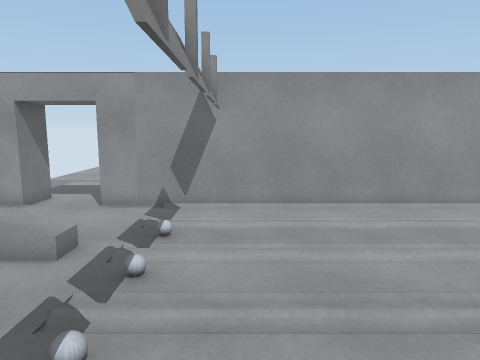
View 1 (above)

15 first-person views from a walk through a 3-D level made in the Unity game engine. The camera is 1.4 m above the floor, tilts 8° down and sees 70° across. The floor is counted in squares, 0.5 m on a side. Each view is taken from the middle of a square. On the plan, view 1 faces up. The plan holds only what a view shows up to about 20 squares ahead; the rest is blank. The place goes on beyond the plan. The player is left out. Door leaves are left out, so doorways stand open.

View 2
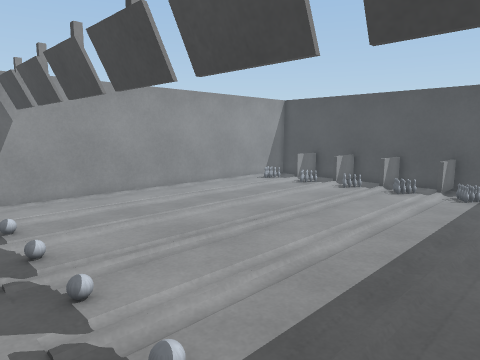

View 3
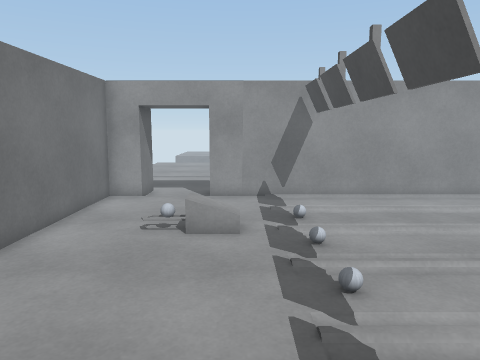

View 4
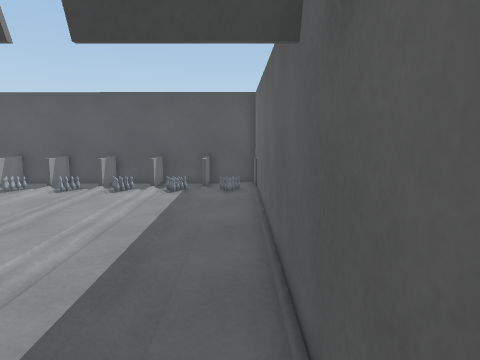

View 5
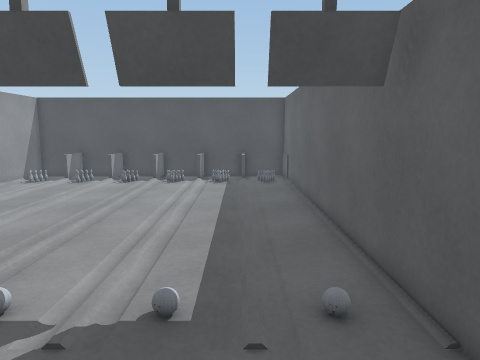

View 6
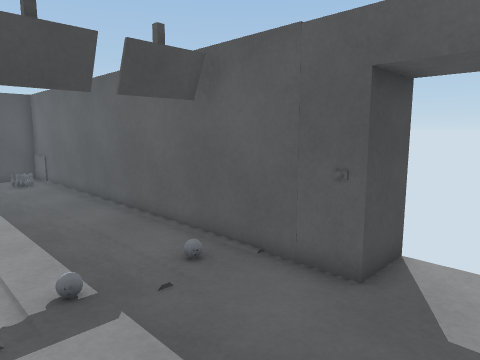

View 7
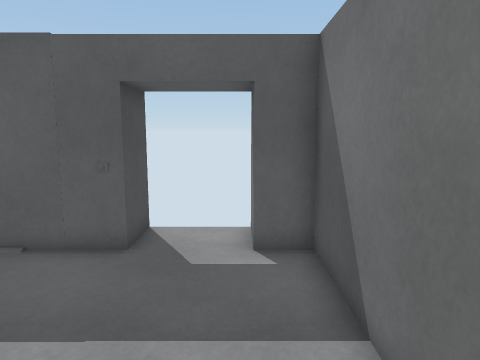

View 8
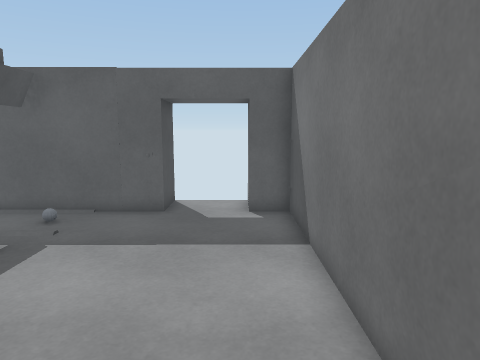

View 9
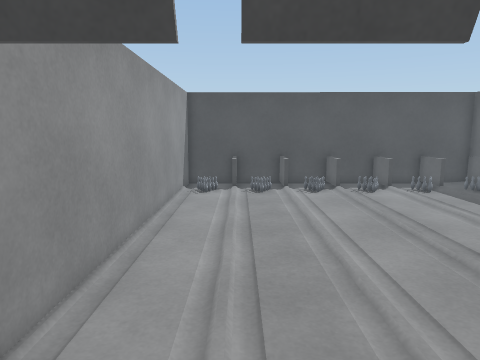

View 10
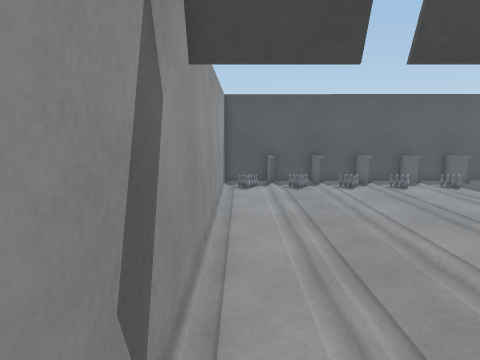

View 11
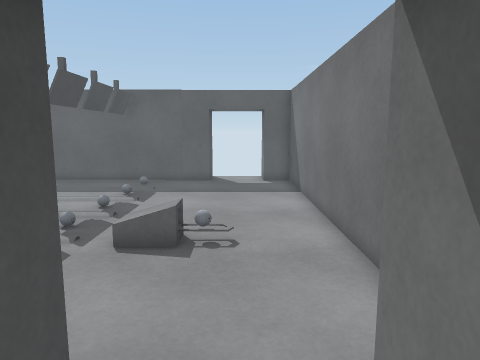

View 12
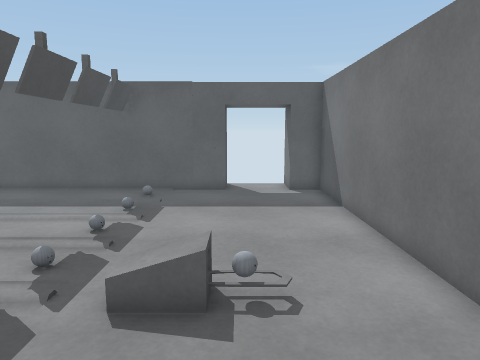

View 13
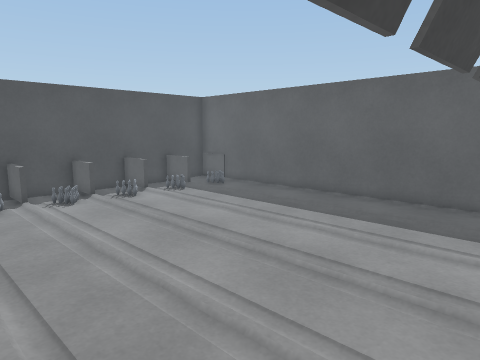

View 14
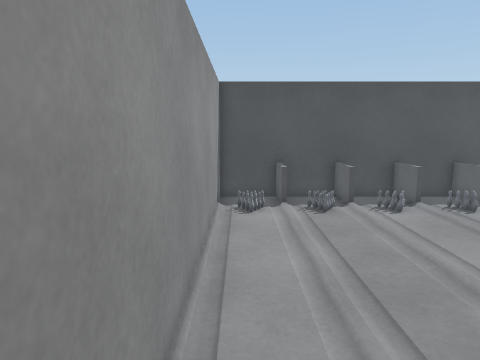

View 15
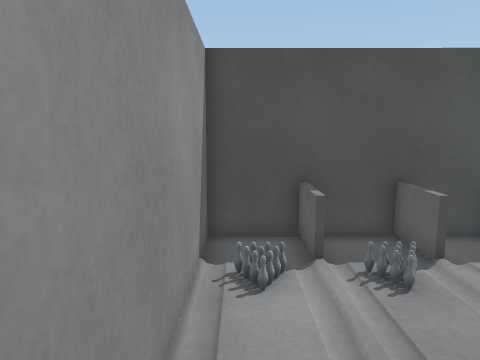

### Floor plan
Key: @ floor where view 1 was taken; # wall or solid block; x gap in a wall; . main floor; : floor 0.25 m higher than the main floor; / step, stairs or slope; D open door; = window, fence, low wall or low ledge; O other object.
Columns run from 10 left of view 1 to 15 right of it. Each row starts with its distance up from view 1.
 19  ..
 18  ....
 17  ....
 16  ....
 15   #..
 14   DDD#
 13 ###..#####################
 12 #........................#
 11 #......................###
 10 #......................==#
  9 #.......:................#
  8 #..//OO/...............==#
  7 #...///./..............###
  6 #......./................#
  5 #......................==#
  4 #........................#
  3 #.......................=#
  2 #......./..............x=#
  1 #......./.............:..#
  0 #.........@............==#
 -1 #......................###
 -2 #.......................
 -3 ###..O###################
 -4   DDD##
 -5   #  #

Where each view was taken, in squares from view 1:
view 1: 0 up, 0 right, facing up
view 2: 2 down, 4 left, facing up-right
view 3: 2 down, 4 left, facing up
view 4: 2 down, 4 left, facing right
view 5: 0 up, 7 left, facing right
view 6: 3 up, 8 left, facing down-right
view 7: 5 up, 8 left, facing down
view 8: 9 up, 8 left, facing down
view 9: 10 up, 4 left, facing right
view 10: 12 up, 5 left, facing right
view 11: 16 up, 7 left, facing down
view 12: 13 up, 6 left, facing down
view 13: 11 up, 2 left, facing down-right
view 14: 12 up, 0 right, facing right
view 15: 12 up, 6 right, facing right
